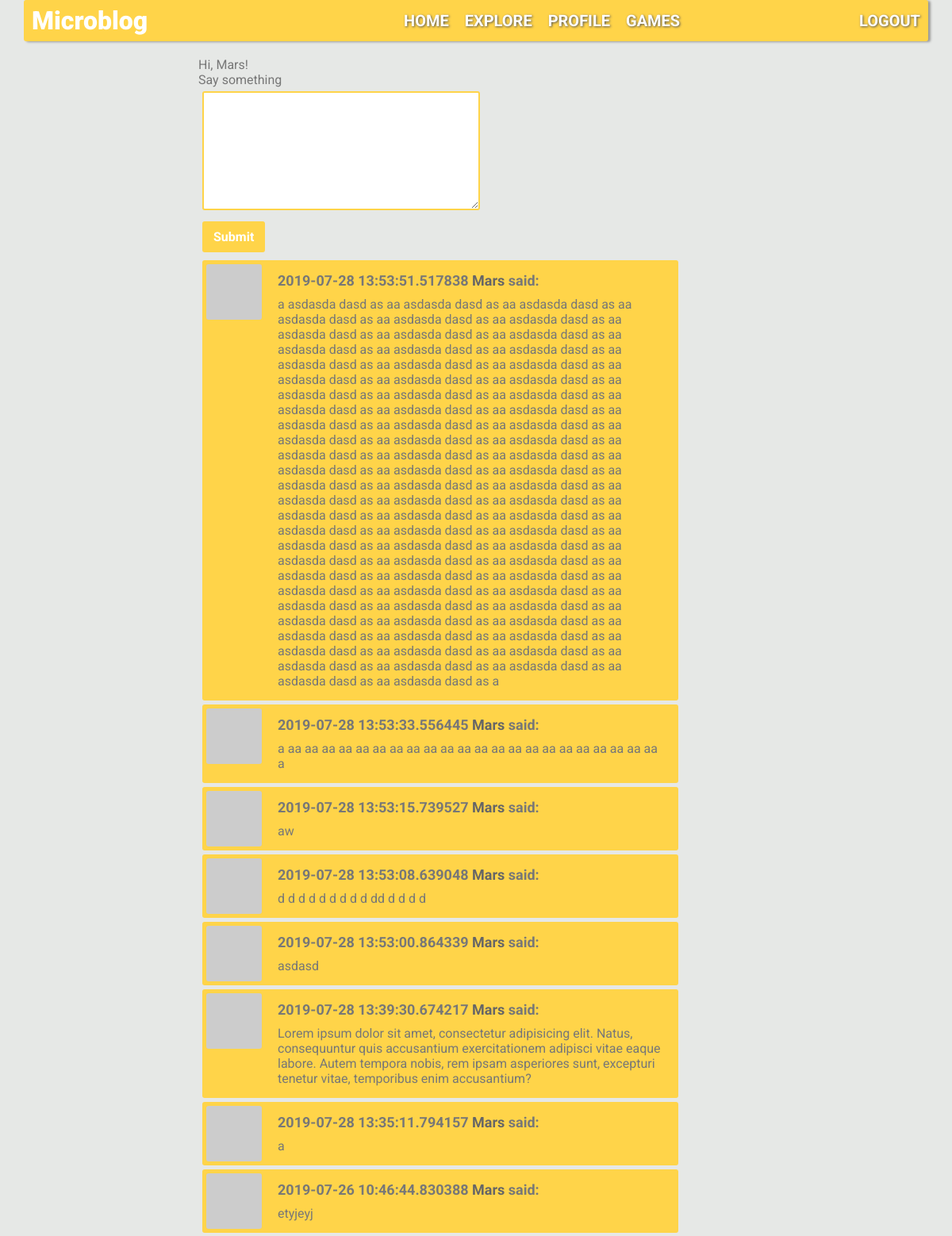
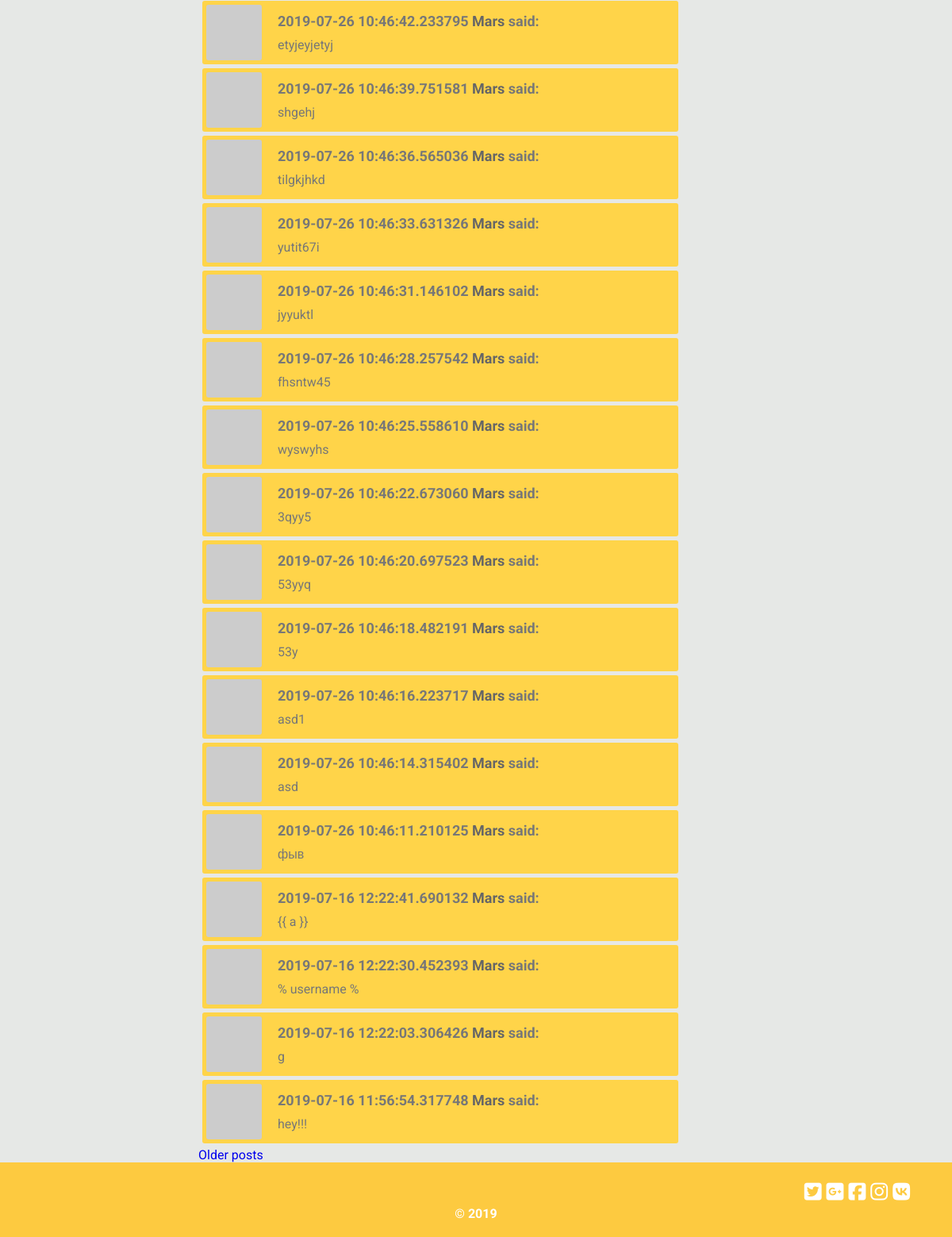
The app's page /index (signed in) with its own data (2 pictures, top to bottom).
### app/models.py (models this page shows, shortened)
class User(UserMixin, db.Model):
    id = db.Column(db.Integer, primary_key=True)
    username = db.Column(db.String(64), index=True, unique=True)
    email = db.Column(db.String(120), index=True, unique=True)
    password_hash = db.Column(db.String(128))
    posts = db.relationship('Post', backref='author', lazy='dynamic')
    about_me = db.Column(db.String(140))
    last_seen = db.Column(db.DateTime, default=datetime.utcnow)
    followed = db.relationship(
        'User', secondary=followers,
        primaryjoin=(followers.c.follower_id == id),
        secondaryjoin=(followers.c.followed_id == id),
        backref=db.backref('followers', lazy='dynamic'), lazy='dynamic')
    def avatar(self, size):
        digest = md5(self.email.lower().encode('utf-8')).hexdigest()
        return 'https://www.gravatar.com/avatar/{}?d=identicon&s={}'.format(
            digest, size)
    def followed_posts(self):
        followed = Post.query.join(
            followers, (followers.c.followed_id == Post.user_id)).filter(
                followers.c.follower_id == self.id)
        own = Post.query.filter_by(user_id=self.id)
        return followed.union(own).order_by(Post.timestamp.desc())

class Post(db.Model):
    id = db.Column(db.Integer, primary_key=True)
    body = db.Column(db.String(140))
    timestamp = db.Column(db.DateTime, index=True, default=datetime.utcnow)
    user_id = db.Column(db.Integer, db.ForeignKey('user.id'))

### app/routes.py (the view)
@app.route('/', methods=['GET', 'POST'])
@app.route('/index', methods=['GET', 'POST'])
@login_required
def index():
    form = PostForm()
    if form.validate_on_submit():
        post = Post(body=form.post.data, author=current_user)
        db.session.add(post)
        db.session.commit()
        flash('Your post is now live!')
        return redirect(url_for('index'))
    page = request.args.get('page', 1, type=int)
    posts = current_user.followed_posts().paginate(
        page, app.config['POSTS_PER_PAGE'], False)
    next_url = url_for('index', page=posts.next_num) \
        if posts.has_next else None
    prev_url = url_for('index', page=posts.prev_num) \
        if posts.has_prev else None
    return render_template('index.html', title='Home', form=form, posts=posts.items, next_url=next_url, prev_url=prev_url )

### app/forms.py
class PostForm(FlaskForm):
    post = TextAreaField('Say something', validators=[DataRequired()])
    submit = SubmitField('Submit')

### app/models.py (called while the page is built)
@login.user_loader
def load_user(id):
    return User.query.get(int(id))

### app/routes.py (called while the page is built)
@app.before_request
def before_request():
    if current_user.is_authenticated:
        current_user.last_seen = datetime.utcnow()
        db.session.commit()

### app/templates/index.html (shortened to what this page needs)
{% extends "base.html" %}
{% block content %}
    <div class="index">
        <div class="container">
            <div class="inner_index">
                <h1>Hi, {{ current_user.username }}!</h1>
                {% if form %}
                <form action="" method="post">
                    <p>
                        {{ form.post.label }}<br>
                        {{ form.post(cols=32, rows=4) }}<br>
                    </p>
                    <p>{{ form.submit() }}</p>
                </form>
                {% endif %}
                {% for post in posts %}
                    {% include '_post.html' %}
                {% endfor %}
                {% if next_url %}
                <a href="{{ next_url }}">Older posts</a>
                {% endif %}
            </div>
        </div>
    </div>
{% endblock %}

### app/templates/base.html (shortened to what this page needs)
<!DOCTYPE html>
<html lang="en">
    <head>
        <link rel="stylesheet" type="text/css" href="{{ url_for('static', filename='styles/reset.css') }}">
        <link rel="stylesheet" type="text/css" href="{{ url_for('static', filename='styles/style.css') }}">
    </head>
    <body>
    <div class="wrapper">
                <header>
                   <div class="container">
                        <div class="header">
                            <div class="logo">
                                <div class="logo__title">Microblog</div>
                            </div>
                            <nav class="navigation">
                                <a class="nav_item" href="{{ url_for('index') }}">Home</a>
                                <a class="nav_item" href="{{ url_for('explore') }}">Explore</a>
                                {% if current_user.is_anonymous %}
                                <a class="nav_item login" href="{{ url_for('login') }}">Login</a>
                                {% else %}
                                <a class="nav_item" href="{{ url_for('user', username=current_user.username) }}">Profile</a>
                                <a href="{{ url_for('games') }}" class="nav_item">Games</a>
                                <a class="nav_item logout" href="{{ url_for('logout') }}">Logout</a>
                                {% endif %}
                            </nav>
                        </div>
                    </div>
                </header>
            <div class="content">
                <div class="container">
                    <div class="embedded_content">
                        {% block content %}{% endblock %}
                    </div>
                </div>
            </div>
            <footer class="footer">
                <div class="container">
                    <div class="inner__footer">
                        <div class="social_media">
                            <a href=""><i class="social__item fab fa-twitter-square"></i></a>
                            <a href=""><i class="social__item fab fa-google-plus-square"></i></a>
                            <a href=""><i class="social__item fab  fa-facebook-square"></i></a>
                            <a href=""><i class="social__item fab fa-instagram"></i></a>
                            <a href=""><i class="social__item fab fa-vk"></i></a>
                        </div>
                        <div class="copyright">
                            <b>&copy; 2019</b>
                        </div>
                    </div>
                </div>
            </footer>
    </div>
    </body>
</html>

### app/templates/_post.html
<link rel="stylesheet" href="{{ url_for('static', filename='styles/post.css') }}">
<div class="post">
            <a class="avatar" href="{{ url_for('user', username=post.author.username) }}">
                <img src="{{ post.author.avatar(70) }}" />
            </a>
        <div class="post__body">
            <div class="post__author">
                {{ post.timestamp }}
                <a  href="{{ url_for('user', username=post.author.username) }}">
                    {{ post.author.username }}
                </a>
                    said:
            </div>
            <div class="post__text">
                {{ post.body }}
            </div>
        </div>
</div>

### app/static/styles/style.css (style rules this page uses)
*, *:before, *:after { -webkit-box-sizing: border-box; -moz-box-sizing: border-box; box-sizing: border-box; margin-block-start: 0; margin-block-end: 0; }
.wrapper { font-family: Roboto, sans-serif; font-size: 16px; font-weight: 400; color: #777; }
.content { min-height: 80vh; }
body { background-color: #e6e8e6; }
.container { padding: 0 30px; }
.inner_index { width: 700px; margin: 0 auto; }
.header { display: flex; -webkit-flex-wrap: nowrap; -moz-flex-wrap: nowrap; -ms-flex-wrap: nowrap; -o-flex-wrap: nowrap; -webkit-flex-direction: row; -moz-flex-direction: row; -ms-flex-direction: row; -o-flex-direction: row; flex-direction: row; flex-wrap: nowrap; -ms-align-items: center; align-items: center; position: relative; margin-bottom: 20px; background-color: #ffd449; background-size: cover; border-radius: 3px; box-shadow: 3px 1px 3px #999; }
.header .logo { flex: 1 1 auto; }
.header .logo__title { font-size: 32px; font-weight: 900; color: #fff; padding: 3px 10px; }
.header .navigation { flex: 1 0 auto; padding: 0; border-radius: 3px; display: -webkit-flex; display: -moz-flex; display: -ms-flex; display: -o-flex; display: flex; -ms-align-items: center; align-items: center; }
.header .nav_item:link, .header .nav_item:visited { padding: 14px 10px; height: 100%; display: inline-block; color: white; text-decoration: none; text-transform: uppercase; font-size: 20px; font-weight: 700; text-shadow: 1px 1px 3px #555; transition: background-color .35s linear, text-shadow .35s linear; }
.logout, .login { position: absolute; right: 0; }
.footer { padding: 20px; height: auto; text-align: center; background-color: #fdca40; }
.social_media { display: -webkit-flex; display: -moz-flex; display: -ms-flex; display: -o-flex; display: flex; justify-content: flex-end; }
.social_media a { color: white; font-size: 25px; margin: 3px; }
.copyright b { font-weight: 700; color: white; }
textarea { padding: 5px; margin: 5px; border: 2px solid #ffd449; border-radius: 3px; width: 50%; height: 150px; }
a, a:visited, a:focus { text-decoration: none; color: ##4166CC; }
input[type="submit"] { margin: 5px; background-color: #ffd449; font-family: Roboto; font-size: 16px; font-weight: 700; padding: 10px 14px; border: none; border-radius: 3px; color: #fff; transition: background-color .35s linear; vertical-align: baseline; }

### app/static/styles/post.css (style rules this page uses)
.post { display: -webkit-flex; display: -moz-flex; display: -ms-flex; display: -o-flex; display: flex; flex-direction: row; margin: 5px; min-width: 500px; max-width: 600px; background-color: #ffd449; border-radius: 3px; text-align: left; }
.post .avatar { -ms-align-self: left-top; align-self: left-top; margin: 5px; min-width: 70px; max-width: 70px; height: 70px; max-height: 70px; }
.post .avatar img { border-radius: 3px; }
.post__body { padding: 15px; color: #777; }
.post__author { margin-bottom: 10px; font-weight: 700; font-size: 18px; }
.post__author a { text-decoration: none; color: #666; }

### records on screen
User: username "Mars"
Post: timestamp "2019-07-28 13:53:51.517838", author.username "Mars", body "a asdasda dasd as aa asdasda dasd as aa asdasda dasd as aa asdasda dasd as aa asdasda dasd as aa asdasda dasd as aa asdasda dasd as aa asdasda dasd as aa asdasda dasd as aa asdasda dasd as aa asdasda dasd as aa asdasda dasd as aa asdasda dasd as aa asdasda dasd as aa asdasda dasd as aa asdasda dasd as aa asdasda dasd as aa asdasda dasd as aa asdasda dasd as aa asdasda dasd as aa asdasda dasd as aa asdasda dasd as aa asdasda dasd as aa asdasda dasd as aa asdasda dasd as aa asdasda dasd as aa asdasda dasd as aa asdasda dasd as aa asdasda dasd as aa asdasda dasd as aa asdasda dasd as aa asdasda dasd as aa asdasda dasd as aa asdasda dasd as aa asdasda dasd as aa asdasda dasd as aa asdasda dasd…"
Post: timestamp "2019-07-28 13:53:33.556445", author.username "Mars", body "a aa aa aa aa aa aa aa aa aa aa aa aa aa aa aa aa aa aa aa aa aa aa a"
Post: timestamp "2019-07-28 13:53:15.739527", author.username "Mars", body "aw"
Post: timestamp "2019-07-28 13:53:08.639048", author.username "Mars", body "d d d d d d d d d dd d d d d"
Post: timestamp "2019-07-28 13:53:00.864339", author.username "Mars", body "asdasd"
Post: timestamp "2019-07-28 13:39:30.674217", author.username "Mars", body "Lorem ipsum dolor sit amet, consectetur adipisicing elit. Natus, consequuntur quis accusantium exercitationem adipisci vitae eaque labore. Autem tempora nobis, rem ipsam asperiores sunt, excepturi tenetur vitae, temporibus enim accusantium?"
Post: timestamp "2019-07-28 13:35:11.794157", author.username "Mars", body "a"
Post: timestamp "2019-07-26 10:46:44.830388", author.username "Mars", body "etyjeyj"
Post: timestamp "2019-07-26 10:46:42.233795", author.username "Mars", body "etyjeyjetyj"
Post: timestamp "2019-07-26 10:46:39.751581", author.username "Mars", body "shgehj"
Post: timestamp "2019-07-26 10:46:36.565036", author.username "Mars", body "tilgkjhkd"
Post: timestamp "2019-07-26 10:46:33.631326", author.username "Mars", body "yutit67i"
Post: timestamp "2019-07-26 10:46:31.146102", author.username "Mars", body "jyyuktl"
Post: timestamp "2019-07-26 10:46:28.257542", author.username "Mars", body "fhsntw45"
Post: timestamp "2019-07-26 10:46:25.558610", author.username "Mars", body "wyswyhs"
Post: timestamp "2019-07-26 10:46:22.673060", author.username "Mars", body "3qyy5"
Post: timestamp "2019-07-26 10:46:20.697523", author.username "Mars", body "53yyq"
Post: timestamp "2019-07-26 10:46:18.482191", author.username "Mars", body "53y"
Post: timestamp "2019-07-26 10:46:16.223717", author.username "Mars", body "asd1"
Post: timestamp "2019-07-26 10:46:14.315402", author.username "Mars", body "asd"
Post: timestamp "2019-07-26 10:46:11.210125", author.username "Mars", body "фыв"
Post: timestamp "2019-07-16 12:22:41.690132", author.username "Mars", body "{{ a }}"
Post: timestamp "2019-07-16 12:22:30.452393", author.username "Mars", body "% username %"
Post: timestamp "2019-07-16 12:22:03.306426", author.username "Mars", body "g"
Post: timestamp "2019-07-16 11:56:54.317748", author.username "Mars", body "hey!!!"
